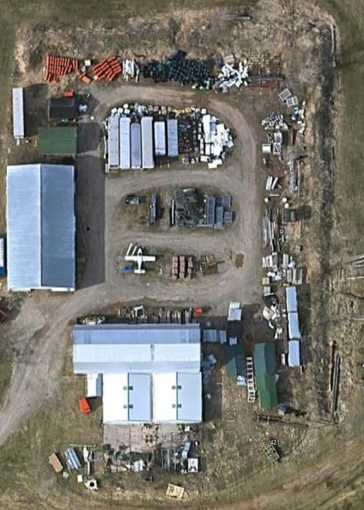
#> input picture Competition/GPS_IMG.PNG, 364 x 510 px, shrunk from 616 x 863 before the run, found by its file name
$ jupyter execute 'Align images Manual - 3.ipynb'
#> lines starting #> are read from the running program, lines starting #| are printed output that depends on the picture
# For First image setup

First - Grabs the previously made data dictonary (WARNING: PERFORM interactwimage BEFORE ATTEMPTING THIS!!) and creates a gps lst of the same shape as the gps image, and puts gps coordinates in them. Saves as a pickle (coords.pickle)

Then - Aligns actual image to gps image, with the same size, so that the GPS list is now transferable. Saves as jpg (aligned.jpg)

[cell 1]
import cv2
import numpy as np
import pickle

[cell 2]
with open('C:/Users/McIntosh Aeronautics/Documents/DroneOpencv/data.pickle', 'rb') as file:
#> (reads data.pickle from the repository)
    data = pickle.load(file)
print(data)
zeroes_lst = [ [0]*data['shape'][1] for _ in range(data['shape'][0]) ]

[cell 3]
img_coords = data['img']
gps_coords = []
for coord in data['gps']:# flip in begining
    gps_coords.append((coord[1],coord[0]))
print("Initial: {}".format(data['gps']))
print("Final: {}".format(gps_coords))

imgx = img_coords[1][0]-img_coords[0][0]
imgy = img_coords[1][1]-img_coords[0][1]
gpsx = gps_coords[1][0]-gps_coords[0][0]
gpsy = gps_coords[1][1]-gps_coords[0][1]

print("Img: {}, {}, \nGPS: {}, {}".format(imgx,imgy,gpsx,gpsy))

per_pix_x = gpsx/imgx
per_pix_y = gpsy/imgy
startx = gps_coords[0][0]-per_pix_x*img_coords[0][0]
starty = gps_coords[0][1]-per_pix_y*img_coords[0][1]
print("Start: {}, {}".format(starty,startx))

gps_lst = zeroes_lst.copy()
for y in range(len(gps_lst)):
    for x in range(len(gps_lst[0])):
        gps_lst[y][x] = (starty + per_pix_y*y, startx + per_pix_x*x)
print(gps_lst[0][0])
with open('C:/Users/McIntosh Aeronautics/Documents/DroneOpencv/gps_coords.pickle', 'wb') as file:
    pickle.dump(gps_lst, file)

[cell 4]
def alignImages(im1, im2):
    with open('C:/Users/McIntosh Aeronautics/Documents/mppython/drone_images/actual_coords.pickle', 'rb') as file:
        points1 = np.array(pickle.load(file))
        print(len(points1))
    with open('C:/Users/McIntosh Aeronautics/Documents/mppython/drone_images/gps_coords.pickle', 'rb') as file:
        points2 = np.array(pickle.load(file))
        print(len(points2))
    # Find homography
    h, mask = cv2.findHomography(points1, points2, cv2.RANSAC)

    # Use homography
    height, width, channels = im2.shape
    print(h)
    print(width)
    print(height)
    cv2.imshow('image', im1)
    cv2.waitKey(0)
    im1Reg = cv2.warpPerspective(im1, h, (width, height))

    return im1Reg, h

[cell 5]
if __name__ == '__main__':

    # Read reference image
    refFilename = "C:/Users/McIntosh Aeronautics/Documents/droneOpencv/Competition/GPS_IMG.png"
    print("Reading reference image : ", refFilename)
    imGPS = cv2.imread(refFilename, cv2.IMREAD_COLOR)
#> imGPS is the input picture: shape (510, 364, 3); mean B, G, R 110.3, 117.1, 118.8

    # Read image to be aligned
    imFilename = 'C:/Users/McIntosh Aeronautics/Documents/droneOpencv/Competition/image_0.jpeg'
    print("Reading image to align : ", imFilename)
    imActual = cv2.imread(imFilename, cv2.IMREAD_COLOR)
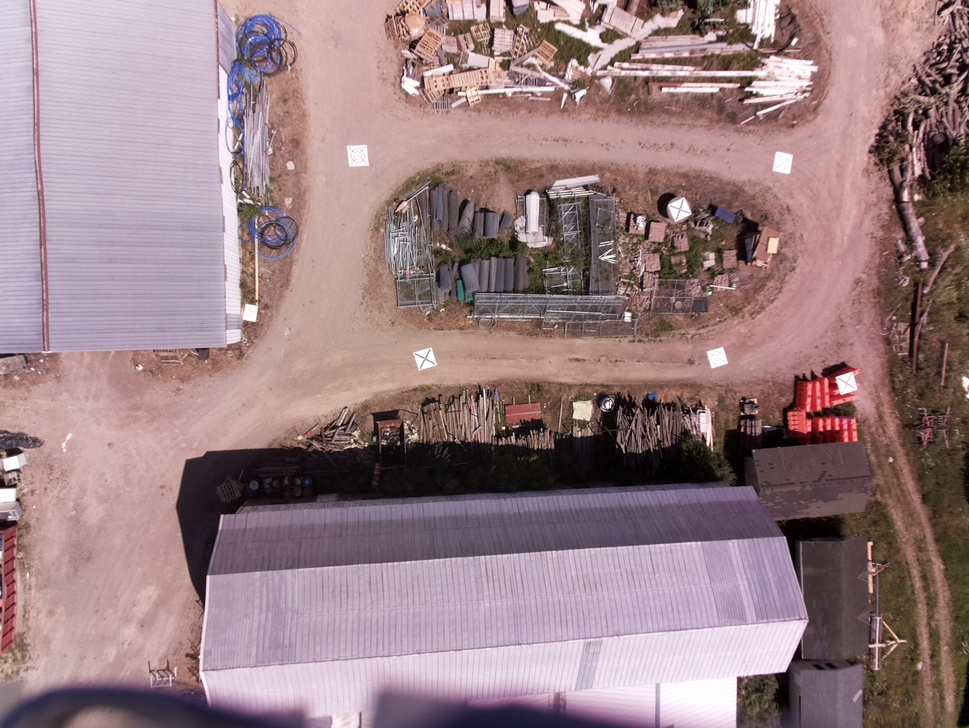
#> input picture Competition/image_0.jpeg, 969 x 728 px, shrunk from 1640 x 1232 before the run, found by its file name
#> imActual is the input picture: shape (728, 969, 3); mean B, G, R 130.9, 126.7, 153

    print("Aligning images ...")
    # Registered image will be resotred in imReg.
    # The estimated homography will be stored in h.
    imReg, h = alignImages(imActual, imGPS)
#> (reads actual_coords.pickle from the repository)
#> (reads gps_coords.pickle from the repository)
#| 364
#| 510
#> in alignImages, `im1Reg = cv2.warpPerspective(im1, h, (width, height))`:
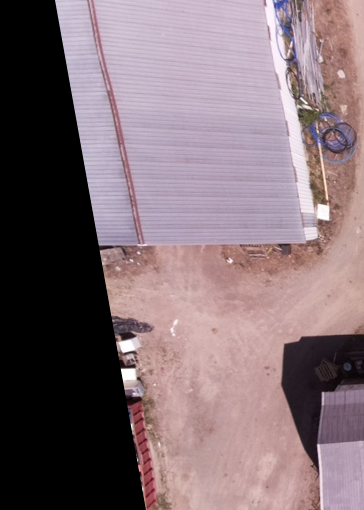
#> im1Reg: shape (510, 364, 3); mean B, G, R 115.8, 110, 128.8
#> h = [[1.01, 0.195, 36.39], [0.0395, 1.04, -104.6], [9.36e-05, 0.000182, 1]]
    cv2.imshow('aligned', imReg)
    cv2.waitKey(0)
    # ONLY USE IN TESTING, FOR MAKING SURE IMAGES ALIGNED CORRECTLY
    added_image = cv2.addWeighted(imReg,0.5,imGPS,.5,0)
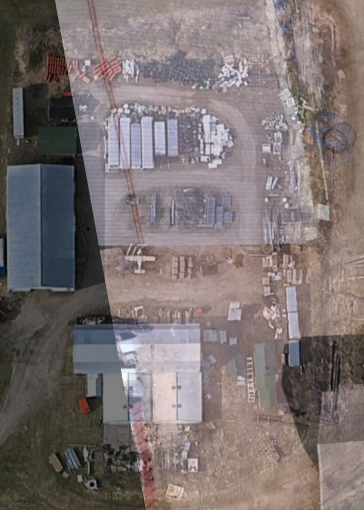
#> added_image: shape (510, 364, 3); mean B, G, R 113.1, 113.6, 123.8
    # Write aligned image to disk.
    outFilename = "C:/Users/McIntosh Aeronautics/Documents/DroneOpencv/Competition/aligned.png"
    print("Saving aligned image : ", outFilename)
    cv2.imshow('aligned', added_image)
    cv2.waitKey(0)
    cv2.imwrite(outFilename, imReg)

    # Print estimated homography

    cv2.destroyAllWindows()
    print("Estimated homography : \n",  h)
#| Estimated homography :
#|  [[ 1.00628922e+00  1.94640593e-01  3.63939334e+01]
#|  [ 3.95012822e-02  1.03530388e+00 -1.04557081e+02]
#|  [ 9.36052066e-05  1.82363065e-04  1.00000000e+00]]
